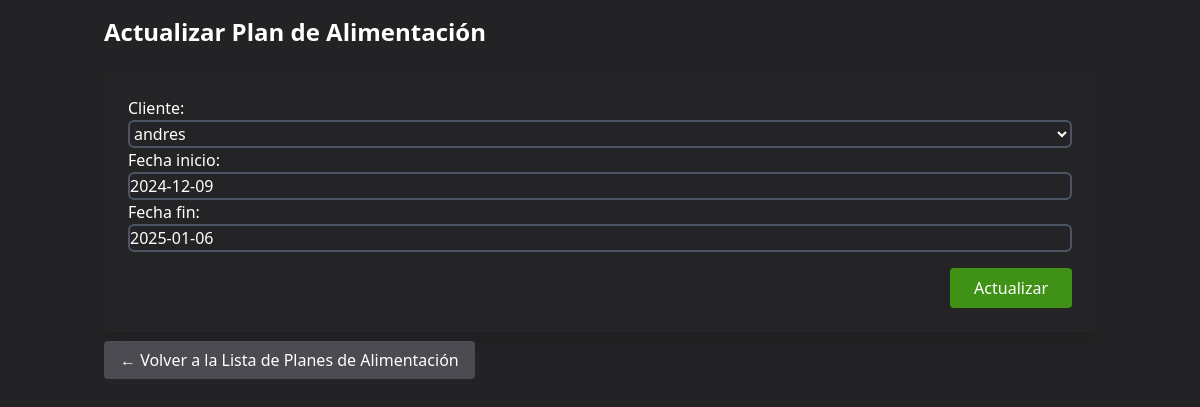
The app's page /planalimentacion/update/12/ (signed in) with its own data.
### accounts/models.py (models this page shows, shortened)
class PlanAlimentacion(models.Model):
    cliente = models.ForeignKey('auth.User', on_delete=models.CASCADE)
    fecha_inicio = models.DateField()
    fecha_fin = models.DateField()
    comidas = models.ManyToManyField('Comida', related_name='planes', blank=True)  # Relación con Comida

### accounts/views.py (the view)
# urls.py: path('planalimentacion/update/<int:pk>/', views.update_planalimentacion, name='update_planalimentacion'),
@login_required
@superadmin_required
def update_planalimentacion(request, pk):
    plan = get_object_or_404(PlanAlimentacion, pk=pk)
    if request.method == 'POST':
        form = PlanAlimentacionForm(request.POST, instance=plan)
        if form.is_valid():
            form.save()
            return redirect('planalimentacion_list')
    else:
        form = PlanAlimentacionForm(instance=plan)
    return render(request, 'accounts/planalimentacion_form.html', {'form': form})

### accounts/forms.py
class PlanAlimentacionForm(forms.ModelForm):
    class Meta:
        model = PlanAlimentacion
        fields = ['cliente', 'fecha_inicio', 'fecha_fin']

### accounts/templates/accounts/planalimentacion_form.html (shortened to what this page needs)
<!DOCTYPE html>
<html lang="en">
  <head>
    <script src="https://cdn.tailwindcss.com"></script>
  </head>
  <body class="bg-dark-main text-white min-h-screen">
    <div class="container mx-auto p-4">
      <h2 class="text-2xl font-bold mb-6">
        {% if form.instance.pk %}Actualizar{% else %}Crear{% endif %} Plan de
        Alimentación
      </h2>
      <form method="post" class="bg-dark-secondary p-6 rounded shadow-lg">
        {% csrf_token %} {{ form.as_p }}
        <div class="flex justify-end mt-4">
          <button
            type="submit"
            class="bg-accent text-white px-6 py-2 rounded hover:bg-green-700"
          >
            {% if form.instance.pk %}Actualizar{% else %}Crear{% endif %}
          </button>
        </div>
      </form>
      <div class="mt-4">
        <a
          href="{% url 'planalimentacion_list' %}"
          class="text-white bg-bt px-4 py-2 rounded hover:bg-gray-700"
        >
          ← Volver a la Lista de Planes de Alimentación
        </a>
      </div>
    </div>
  </body>
</html>

### accounts/templates/accounts/planalimentacion_form.html (style rules this page uses)
.bg-bt { background-color: #4b4b51; }
.bg-accent { background-color: #3f9216; }
.bg-dark-main { background-color: #232325; }
.bg-dark-secondary { background-color: #242426; }
input, select, textarea { background-color: #242426; color: #ffffff; border: 2px solid #4b5563; padding: 0.5rem; border-radius: 0.375rem; width: 100%; }

### records on screen
PlanAlimentacion: cliente "andres", fecha_inicio "2024-12-09", fecha_fin "2025-01-06"
